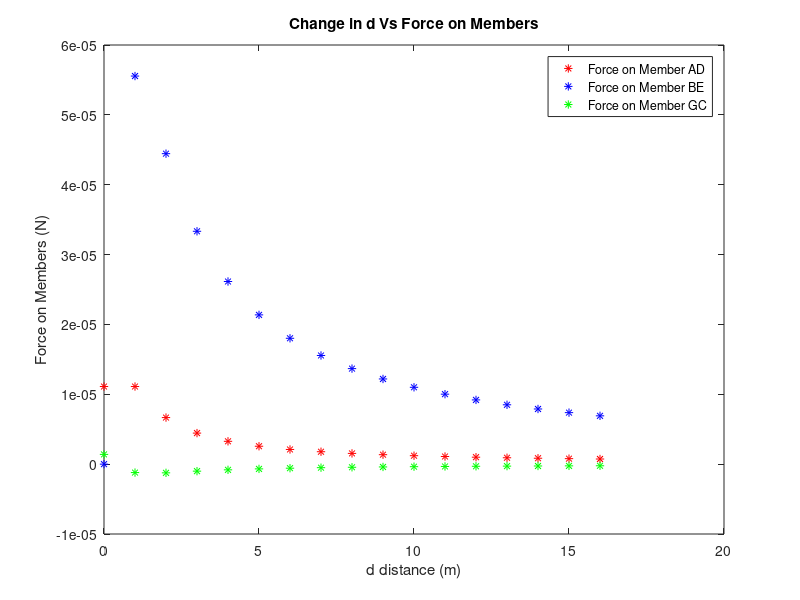

The MATLAB script that drew this image:
%Givens:
%Force P = 90kN
%d, distance from A to P, can be between (and including) 0m to 16m.
%None of the bars elongate more than 0.1% of their original length

%Aluminum Alloy 1100:
    %E = 75x10^9 Pa
    %d = 2740kg/m^3
    
%Nickel 200:
    %E = 209x10^9 Pa
    %d = 8890kg/m^3
    
%Steel Alloy:
    %E = 197x10^9 Pa
    %d = 7850kg/m^3
    
    
    %lets try aluminum:
    for d = 0.0:1.0:16.0
        A = [1 1 1; 0 10 16; 0.1256 -0.3429 0.2143];
        B = [90000 90000*d 0];
        x = A/B
        plot(d,x(1),'r*')
        hold on  
        plot(d,x(2),'b*')
        hold on
        plot(d,x(3),'g*')
        hold on
        title('Change in d Vs Force on Members');
        xlabel('d distance (m)');
        ylabel('Force on Members (N)');
        legend('Force on Member AD', 'Force on Member BE','Force on Member GC');
    end 

    
    
    

    
    
    
    
    
    
    
    
    
    
 





















